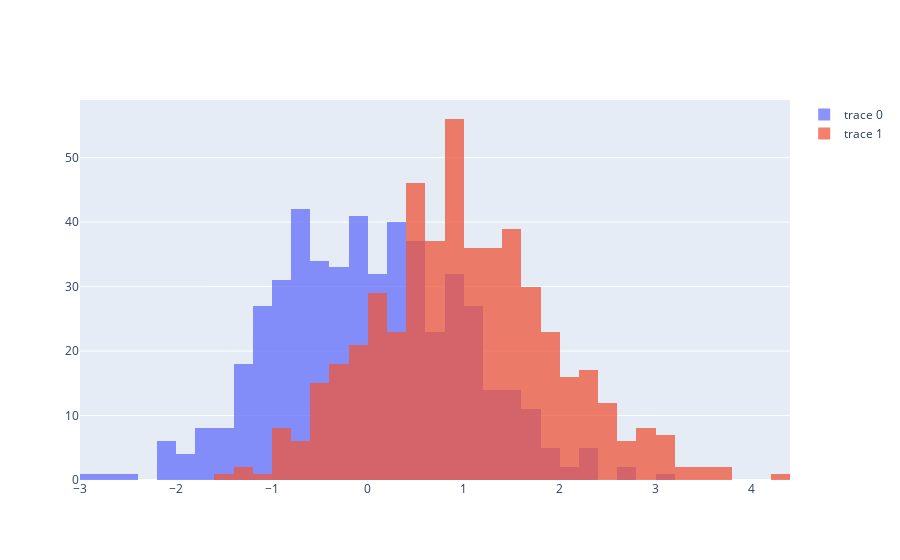

Notebook source saved alongside this figure:
### Code cell
import plotly.graph_objects as go

import numpy as np

x0 = np.random.randn(500)
# Add 1 to shift the mean of the Gaussian distribution
x1 = np.random.randn(500) + 1

fig = go.Figure()
fig.add_trace(go.Histogram(x=x0))
fig.add_trace(go.Histogram(x=x1))

# Overlay both histograms
fig.update_layout(barmode='overlay')
# Reduce opacity to see both histograms
fig.update_traces(opacity=0.75)
fig.show()

### Figure 1 — Plotly figure (JSON) as saved in the notebook; plotly's stock layout.template omitted (floating-point values rounded to 4 significant figures; data arrays with more than 128 entries replaced by an {"elided": "..."} marker saying what was removed)
{"data": [{"opacity": 0.75, "type": "histogram", "x": {"elided": "500 float values"}}, {"opacity": 0.75, "type": "histogram", "x": {"elided": "500 float values"}}], "layout": {"barmode": "overlay"}}
